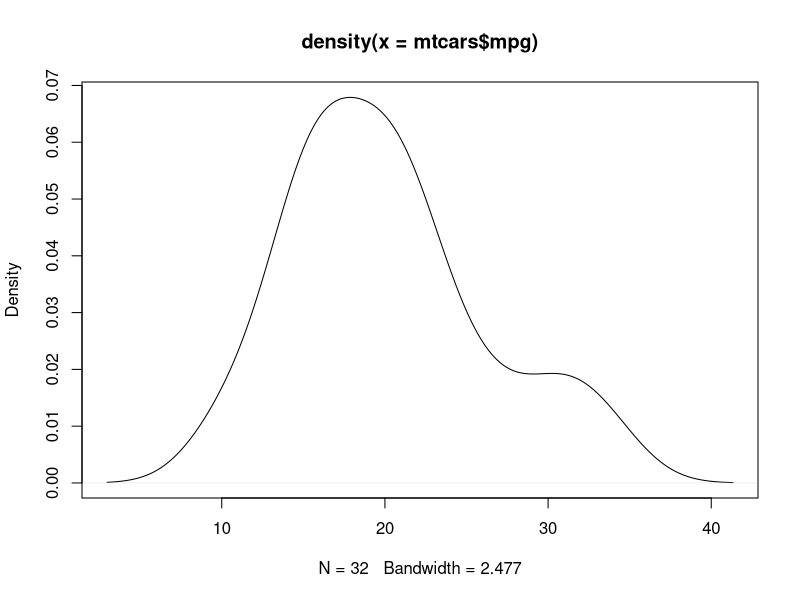
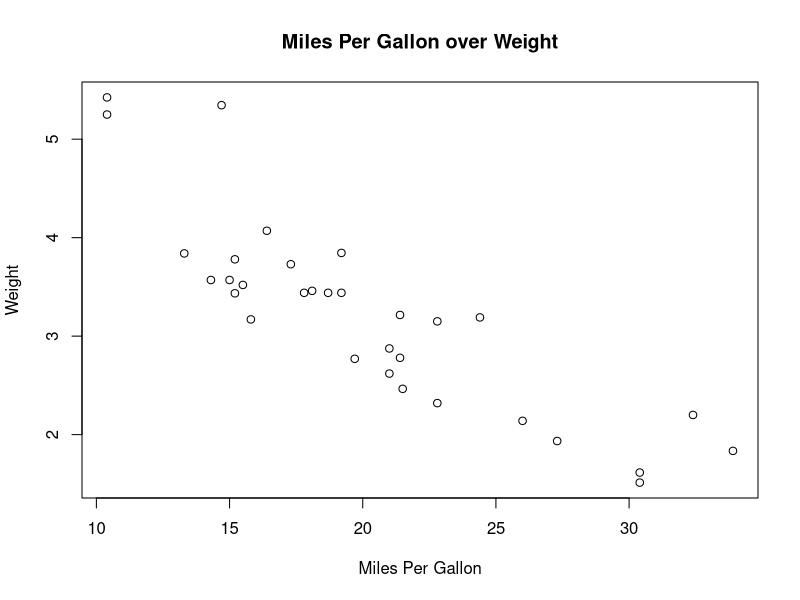
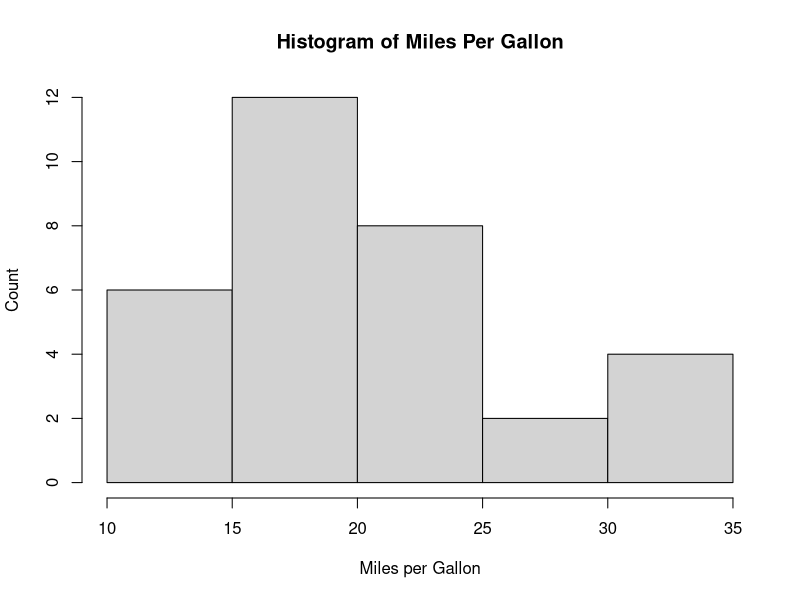
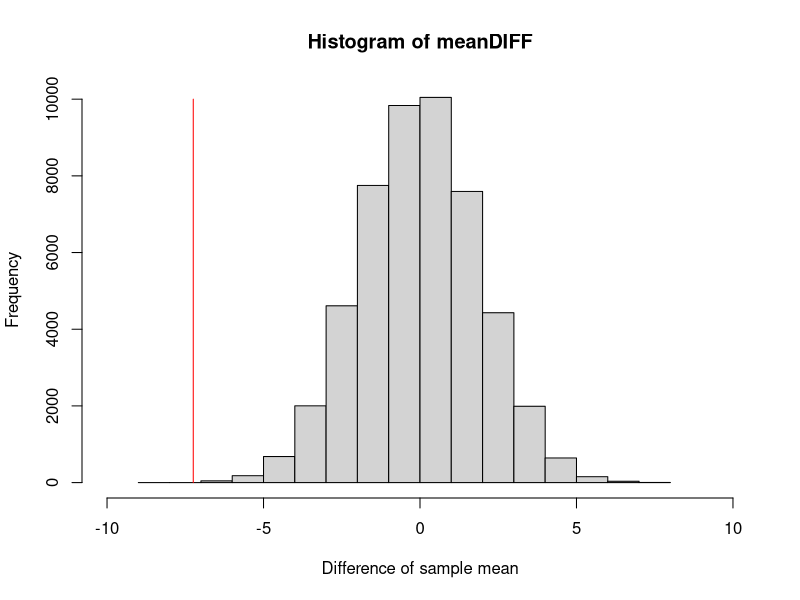
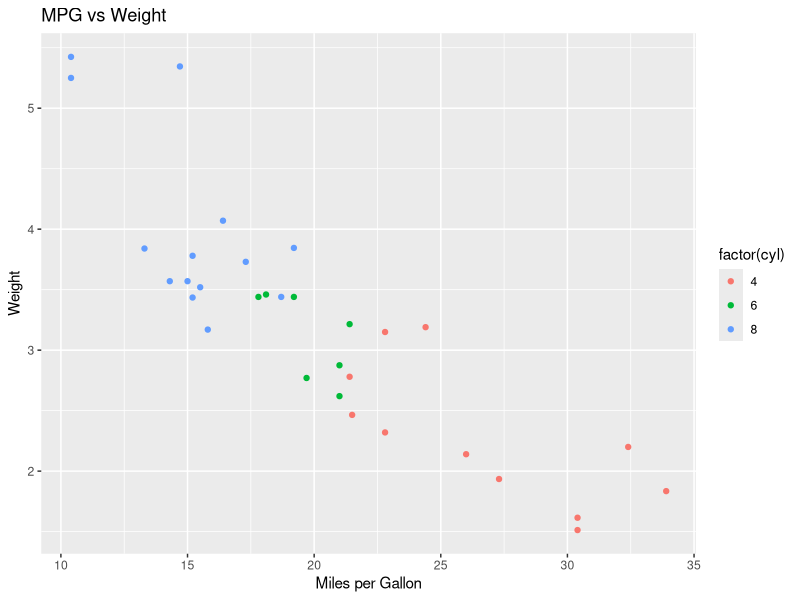

Write the R code that produced these figures, in order.
# Importing the needed libraries
library(datasets)
library(MASS)
library(ggplot2)

# Let's see the first 6 items
head(mtcars)

# The various variables are 
# - mpg: Miles Per Gallon
# - hp: Horse Power
# and so on...

# Number of elements in the dataset
length(mtcars$mpg)

# Here is the summary of the dataset
summary(mtcars)

# Maybe we want to plot some data. We proceed to plot the distribution of the
# mpg variable:
plot(density(mtcars$mpg))

# This tells us that most of the cars have a mpg of ~18/20: it's a very
# powerful information. Let's print also the scatter plot:
plot(mtcars$mpg, mtcars$wt,
     main = "Miles Per Gallon over Weight",
     xlab = "Miles Per Gallon",
     ylab = "Weight")

# We proceed to do a comparison also with an histogram
hist(mtcars$mpg,
     main = "Histogram of Miles Per Gallon",
     xlab = "Miles per Gallon",
     ylab = "Count")

# If we want to run a t.test to compare the mean of mpg and the two groups of
# cars in the am variable (notice that it's a binary value)
t.test(mtcars$mpg ~ mtcars$am,
       var.equal = TRUE)    # Set this assumption that the variance is equal

# We notice that there is a great difference between the two groups
t.sim <- function(v1, v2, ns, lim) {
    n <- 50000  # The number of iterations to simulate the distribution of sample means
    sds <- sd(c(v1, v2))  # Calculate the standard deviation of the combined samples
    mu <- mean(c(v1, v2))  # Calculate the mean of the combined samples
    meanDIFF <- rep(NA, n)  # Initialize an empty vector to store the differences in sample means
    # Perform the simulation of sample means
    for (i in 1:n) {
        g <- rnorm(ns, mu, sds)  # Generate a random sample 'g' from a normal distribution with mean 'mu' and standard deviation 'sds'
        k <- rnorm(ns, mu, sds)  # Generate another random sample 'k' from the same distribution
        meanDIFF[i] <- mean(g) - mean(k)  # Calculate the difference in sample means and store it in the vector
    }
    # Plotting the histogram of the differences in sample means
    hist(meanDIFF, xlim = c(-lim, lim), xlab = "Difference of sample mean")  # Create a histogram to visualize the distribution of sample means
    ourDIFF <- mean(v1) - mean(v2)  # Calculate the difference in means for the original samples
    segments(ourDIFF, 0, ourDIFF, 10000, col = "red")  # Add a red vertical line to the histogram representing the difference in means of the original samples
}

t.sim(
    mtcars[mtcars$am == 0, "mpg"],
    mtcars[mtcars$am == 1, "mpg"],
    20,
    10
)

# Let's try to plot data with `ggplot`
gg_plot_test <- ggplot(mtcars, aes(x = mpg, y = wt, color = factor(cyl)))

# Customize plot labels
# 'labs' function is used to customize the plot labels.
# 'title = "MPG vs Weight"' sets the title of the plot as "MPG vs Weight",
# 'x = "Miles per Gallon"' sets the label for the x-axis as "Miles per Gallon",
# 'y = "Weight"' sets the label for the y-axis as "Weight".
gg_plot_test + geom_point() + labs(
    title = "MPG vs Weight",
    x = "Miles per Gallon",
    y = "Weight")
    # + theme_classic() # In order to select a specific theme for the plot,
                        # we can use some themes defined in ggplot2
